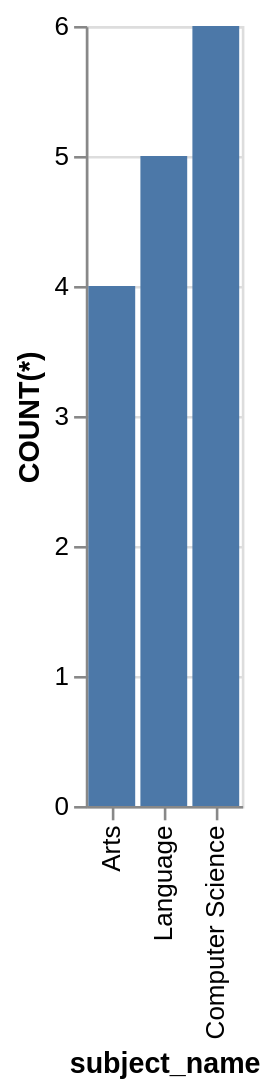

This figure's Vega-Lite source:
### Vega-Lite specification from a JSON file in a GitHub repository (floating-point values rounded to 4 significant figures)
{"data": {"values": [{"x_data": "Arts", "y_data": 4}, {"x_data": "Language", "y_data": 5}, {"x_data": "Computer Science", "y_data": 6}]}, "mark": "bar", "encoding": {"x": {"field": "x_data", "type": "nominal", "title": "subject_name", "sort": {"op": "sum", "field": "y_data", "order": "ascending"}}, "y": {"field": "y_data", "type": "quantitative", "title": "COUNT(*)"}}}
